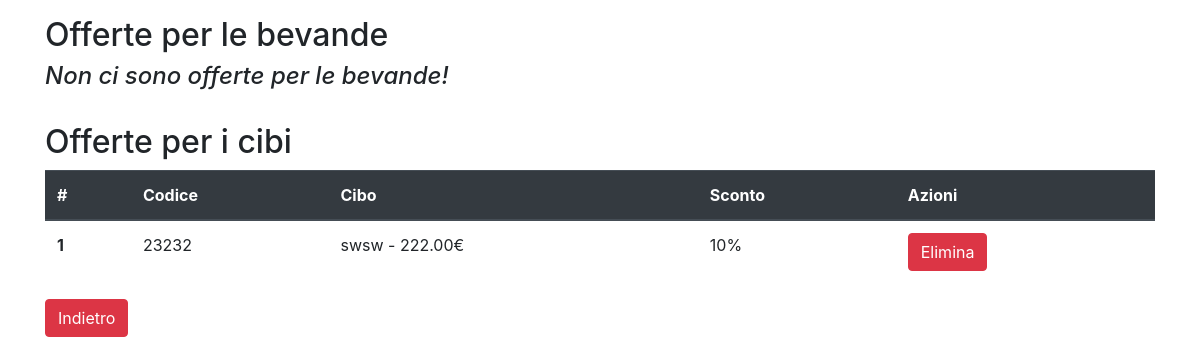
The page /offers/ (signed in) on the database as committed earlier.
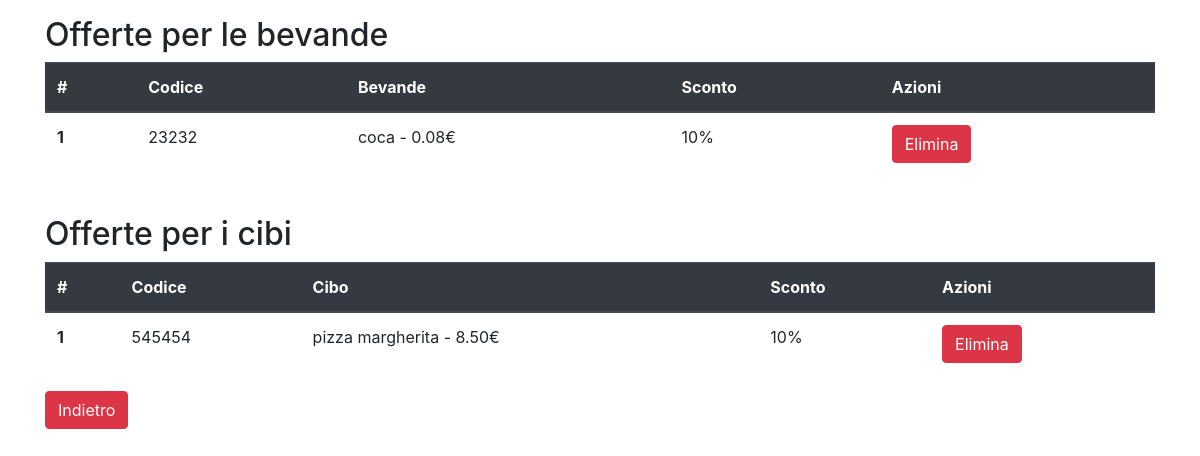
The same page on the database as committed later.
### offers/models.py (models this page shows, shortened)
class Offer(models.Model):
    code = models.CharField(max_length=30, unique=True)
    discount = models.PositiveIntegerField(default=10, help_text="Inserire l'ammontare dello sconto senza percentuale!",
                                           validators=[MinValueValidator(1), MaxValueValidator(100)])
    class Meta:
        abstract = True

class OfferFood(Offer):
    food = models.ForeignKey(Food, on_delete=models.CASCADE)

class OfferDrink(Offer):
    drink = models.ForeignKey(Drink, on_delete=models.CASCADE)

### products/models.py (models this page shows, shortened)
class Product(models.Model):
    image = models.ImageField(default='dishes/no-image-1771002-1505134.png', null=True, blank=True, upload_to='dishes')
    name = models.CharField(max_length=80)
    description = models.TextField(null=True, blank=True)
    MinValueValidator.message = "Il prezzo del prodotto deve essere maggiore o uguale a 0!!"
    price = models.DecimalField(max_digits=10, decimal_places=2, validators=[MinValueValidator(Decimal('0.01'))])
    class Meta:
        abstract = True
    def __str__(self):
        return f"{self.name} - {self.price}€"

class Food(Product):
    ingredients = models.ManyToManyField(Ingredient)

class Drink(Product):
    litri = models.DecimalField(max_digits=10, decimal_places=2, validators=[MinValueValidator(Decimal('0.01'))])

### offers/views.py (the view)
# urls.py: path('', offer_list, name='offers-list'),
@login_required
def offer_list(request):
    food = OfferFood.objects.all()
    drink = OfferDrink.objects.all()
    context = {
        'food': food,
        'drink': drink,
    }
    return render(request, 'offers/offers_list.html', context)

### offers/templates/offers/offers_list.html
{% extends 'base.html' %}
{% load crispy_forms_tags %}
{% block content %}
    <h2>Offerte per le bevande</h2>
    {% if drink.count == 0 %}
        <h4><em>Non ci sono offerte per le bevande!</em></h4>
        <br>
    {% else %}
    <table class="table">
  <thead class="thead-dark">
    <tr>
      <th scope="col">#</th>
      <th scope="col">Codice</th>
      <th scope="col">Bevande</th>
      <th scope="col">Sconto</th>
      <th scope="col">Azioni</th>
    </tr>
  </thead>
  <tbody>
        {% for d in drink %}
             <tr>
                <th scope="row">{{ forloop.counter }}</th>
                <td>{{ d.code }}</td>
                <td>{{ d.drink }}</td>
                <td>{{ d.discount }}%</td>
                <td><a href="{% url 'offers:offer-delete-drink' d.pk%}" class="btn btn-danger">Elimina</a></td>
             </tr>
        {% endfor %}
  </tbody>
</table>
        <br>
    {% endif %}
    <h2>Offerte per i cibi</h2>
    {% if food.count == 0 %}
        <h4>Non ci sono offerte per i cibi!</h4>
    {% else %}
    <table class="table">
  <thead class="thead-dark">
    <tr>
      <th scope="col">#</th>
      <th scope="col">Codice</th>
      <th scope="col">Cibo</th>
      <th scope="col">Sconto</th>
        <th scope="col">Azioni</th>
    </tr>
  </thead>
  <tbody>
        {% for f in food %}
             <tr>
                <th scope="row">{{ forloop.counter }}</th>
                <td>{{ f.code }}</td>
                <td>{{ f.food }}</td>
                <td>{{ f.discount }}%</td>
                <td><a href="{% url 'offers:offer-delete-food' f.pk%}" class="btn btn-danger">Elimina</a></td>
             </tr>
        {% endfor %}
  </tbody>
</table>
    {% endif %}
    <button type="button" class="btn btn-danger" onclick="location.href='{% url 'home' %}'"
                id="reservation-button">Indietro</button>
{% endblock %}

Rows that differ between the two databases and show on the page:
removed OfferFood: code "23232", food "swsw - 222.00€", discount "10"
added OfferDrink: code "23232", drink "coca - 0.08€", discount "10"
added OfferFood: code "545454", food "pizza margherita - 8.50€", discount "10"
Other text that changed with them:
text no longer shown: "Non ci sono offerte per le bevande!"
text now shown: "# Codice Bevande Sconto Azioni"
